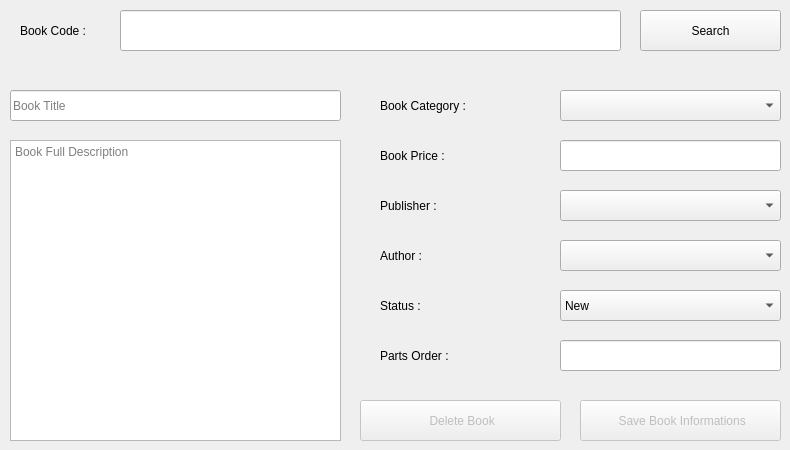
      <widget class="QWidget" name="tab_10">
       <attribute name="title">
        <string>Edit Or Delete Book</string>
       </attribute>
       <widget class="QLineEdit" name="lineEdit_12">
        <property name="geometry">
         <rect>
          <x>10</x>
          <y>90</y>
          <width>331</width>
          <height>31</height>
         </rect>
        </property>
        <property name="placeholderText">
         <string>Book Title</string>
        </property>
       </widget>
       <widget class="QPushButton" name="pushButton_13">
        <property name="enabled">
         <bool>false</bool>
        </property>
        <property name="geometry">
         <rect>
          <x>580</x>
          <y>400</y>
          <width>201</width>
          <height>41</height>
         </rect>
        </property>
        <property name="cursor">
         <cursorShape>PointingHandCursor</cursorShape>
        </property>
        <property name="text">
         <string> Save Book Informations</string>
        </property>
        <property name="icon">
         <iconset resource="icons.qrc">
          <normaloff>:/icons/edit.png</normaloff>:/icons/edit.png</iconset>
        </property>
        <property name="iconSize">
         <size>
          <width>20</width>
          <height>20</height>
         </size>
        </property>
       </widget>
       <widget class="QLabel" name="label_17">
        <property name="geometry">
         <rect>
          <x>380</x>
          <y>140</y>
          <width>111</width>
          <height>31</height>
         </rect>
        </property>
        <property name="text">
         <string>Book Price :</string>
        </property>
       </widget>
       <widget class="QComboBox" name="comboBox_15">
        <property name="geometry">
         <rect>
          <x>560</x>
          <y>240</y>
          <width>221</width>
          <height>31</height>
         </rect>
        </property>
       </widget>
       <widget class="QLineEdit" name="lineEdit_13">
        <property name="geometry">
         <rect>
          <x>560</x>
          <y>140</y>
          <width>221</width>
          <height>31</height>
         </rect>
        </property>
       </widget>
       <widget class="QLabel" name="label_18">
        <property name="geometry">
         <rect>
          <x>380</x>
          <y>340</y>
          <width>111</width>
          <height>31</height>
         </rect>
        </property>
        <property name="text">
         <string>Parts Order :</string>
        </property>
       </widget>
       <widget class="QLabel" name="label_19">
        <property name="geometry">
         <rect>
          <x>380</x>
          <y>240</y>
          <width>111</width>
          <height>31</height>
         </rect>
        </property>
        <property name="text">
         <string>Author :</string>
        </property>
       </widget>
       <widget class="QLabel" name="label_20">
        <property name="geometry">
         <rect>
          <x>20</x>
          <y>10</y>
          <width>121</width>
          <height>41</height>
         </rect>
        </property>
        <property name="text">
         <string>Book Code :</string>
        </property>
       </widget>
       <widget class="QComboBox" name="comboBox_16">
        <property name="geometry">
         <rect>
          <x>560</x>
          <y>190</y>
          <width>221</width>
          <height>31</height>
         </rect>
        </property>
       </widget>
       <widget class="QLabel" name="label_21">
        <property name="geometry">
         <rect>
          <x>380</x>
          <y>290</y>
          <width>111</width>
          <height>31</height>
         </rect>
        </property>
        <property name="text">
         <string>Status :</string>
        </property>
       </widget>
       <widget class="QLabel" name="label_22">
        <property name="geometry">
         <rect>
          <x>380</x>
          <y>190</y>
          <width>111</width>
          <height>31</height>
         </rect>
        </property>
        <property name="text">
         <string>Publisher :</string>
        </property>
       </widget>
       <widget class="QComboBox" name="comboBox_17">
        <property name="geometry">
         <rect>
          <x>560</x>
          <y>290</y>
          <width>221</width>
          <height>31</height>
         </rect>
        </property>
        <item>
         <property name="text">
          <string>New</string>
         </property>
        </item>
        <item>
         <property name="text">
          <string>Used</string>
         </property>
        </item>
        <item>
         <property name="text">
          <string>Damaged</string>
         </property>
        </item>
       </widget>
       <widget class="QLabel" name="label_23">
        <property name="geometry">
         <rect>
          <x>380</x>
          <y>90</y>
          <width>131</width>
          <height>31</height>
         </rect>
        </property>
        <property name="text">
         <string>Book Category :</string>
        </property>
       </widget>
       <widget class="QLineEdit" name="lineEdit_15">
        <property name="geometry">
         <rect>
          <x>120</x>
          <y>10</y>
          <width>501</width>
          <height>41</height>
         </rect>
        </property>
       </widget>
       <widget class="QLineEdit" name="lineEdit_16">
        <property name="geometry">
         <rect>
          <x>560</x>
          <y>340</y>
          <width>221</width>
          <height>31</height>
         </rect>
        </property>
       </widget>
       <widget class="QComboBox" name="comboBox_7">
        <property name="geometry">
         <rect>
          <x>560</x>
          <y>90</y>
          <width>221</width>
          <height>31</height>
         </rect>
        </property>
       </widget>
       <widget class="QPushButton" name="pushButton_14">
        <property name="geometry">
         <rect>
          <x>640</x>
          <y>10</y>
          <width>141</width>
          <height>41</height>
         </rect>
        </property>
        <property name="cursor">
         <cursorShape>PointingHandCursor</cursorShape>
        </property>
        <property name="text">
         <string>Search</string>
        </property>
        <property name="icon">
         <iconset resource="icons.qrc">
          <normaloff>:/icons/search.png</normaloff>:/icons/search.png</iconset>
        </property>
        <property name="iconSize">
         <size>
          <width>20</width>
          <height>20</height>
         </size>
        </property>
       </widget>
       <widget class="QPushButton" name="pushButton_15">
        <property name="enabled">
         <bool>false</bool>
        </property>
        <property name="geometry">
         <rect>
          <x>360</x>
          <y>400</y>
          <width>201</width>
          <height>41</height>
         </rect>
        </property>
        <property name="cursor">
         <cursorShape>PointingHandCursor</cursorShape>
        </property>
        <property name="text">
         <string> Delete Book</string>
        </property>
        <property name="icon">
         <iconset resource="icons.qrc">
          <normaloff>:/icons/delete.png</normaloff>:/icons/delete.png</iconset>
        </property>
        <property name="iconSize">
         <size>
          <width>20</width>
          <height>20</height>
         </size>
        </property>
       </widget>
       <widget class="QTextEdit" name="textEdit">
        <property name="geometry">
         <rect>
          <x>10</x>
          <y>140</y>
          <width>331</width>
          <height>301</height>
         </rect>
        </property>
        <property name="placeholderText">
         <string>Book Full Description</string>
        </property>
       </widget>
      </widget>
